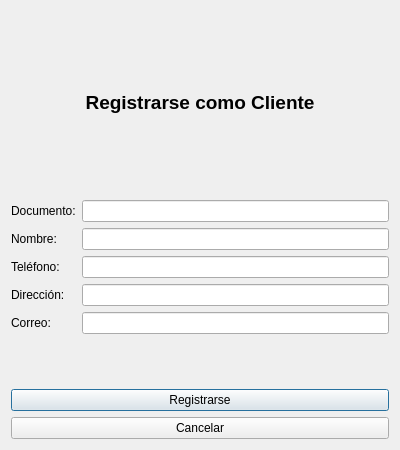
<?xml version="1.0" encoding="UTF-8"?>
<ui version="4.0">
 <class>RegistroDialog</class>
 <widget class="QDialog" name="RegistroDialog">
  <property name="geometry">
   <rect>
    <x>0</x>
    <y>0</y>
    <width>400</width>
    <height>450</height>
   </rect>
  </property>
  <property name="windowTitle">
   <string>Registro de Cliente</string>
  </property>
  <layout class="QVBoxLayout" name="verticalLayout">
   <item>
    <widget class="QLabel" name="label">
     <property name="font">
      <font>
       <pointsize>14</pointsize>
       <weight>75</weight>
       <bold>true</bold>
      </font>
     </property>
     <property name="text">
      <string>Registrarse como Cliente</string>
     </property>
     <property name="alignment">
      <set>Qt::AlignCenter</set>
     </property>
    </widget>
   </item>
   <item>
    <layout class="QFormLayout" name="formLayout">
     <item row="0" column="0">
      <widget class="QLabel" name="label_2">
       <property name="text">
        <string>Documento:</string>
       </property>
      </widget>
     </item>
     <item row="0" column="1">
      <widget class="QLineEdit" name="documento_edit"/>
     </item>
     <item row="1" column="0">
      <widget class="QLabel" name="label_3">
       <property name="text">
        <string>Nombre:</string>
       </property>
      </widget>
     </item>
     <item row="1" column="1">
      <widget class="QLineEdit" name="nombre_edit"/>
     </item>
     <item row="2" column="0">
      <widget class="QLabel" name="label_4">
       <property name="text">
        <string>Teléfono:</string>
       </property>
      </widget>
     </item>
     <item row="2" column="1">
      <widget class="QLineEdit" name="telefono_edit"/>
     </item>
     <item row="3" column="0">
      <widget class="QLabel" name="label_5">
       <property name="text">
        <string>Dirección:</string>
       </property>
      </widget>
     </item>
     <item row="3" column="1">
      <widget class="QLineEdit" name="direccion_edit"/>
     </item>
     <item row="4" column="0">
      <widget class="QLabel" name="label_6">
       <property name="text">
        <string>Correo:</string>
       </property>
      </widget>
     </item>
     <item row="4" column="1">
      <widget class="QLineEdit" name="correo_edit"/>
     </item>
    </layout>
   </item>
   <item>
    <widget class="QPushButton" name="registrar_button">
     <property name="text">
      <string>Registrarse</string>
     </property>
    </widget>
   </item>
   <item>
    <widget class="QPushButton" name="cancelar_button">
     <property name="text">
      <string>Cancelar</string>
     </property>
    </widget>
   </item>
  </layout>
 </widget>
 <resources/>
 <connections/>
</ui>
